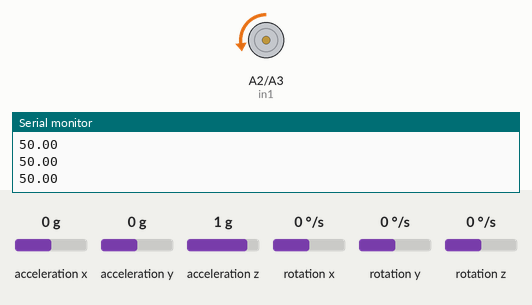
A sketch run on a simulated Arduino Uno, built with avr-gcc and run on an emulated ATmega328P. Shown: motor-driver pin pairs drawn as motors (green arrow = first pin HIGH = forward, orange = second pin HIGH = backward, longer = more drive, scaled by the enable pin), the last lines printed to the serial monitor. Inputs (shaded band) come from the test bench; at power-on: acceleration y 0 g, acceleration x 0 g, acceleration z 1 g, rotation x 0 °/s, rotation y 0 °/s, rotation z 0 °/s.

Above: at 3.2 s.
3.3 s: acceleration y set to -1.4 g
At 4.5 s:
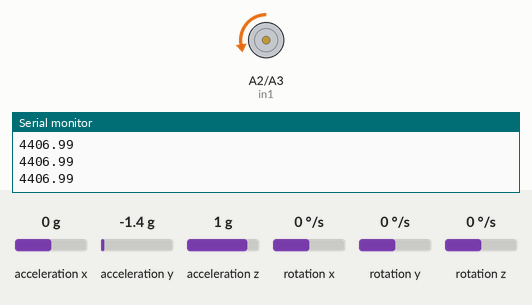
4.8 s: acceleration x set to -1.4 g
At 5.7 s:
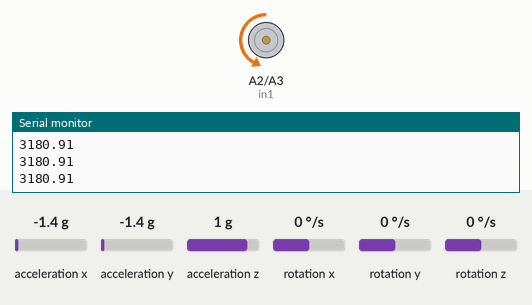
6.3 s: acceleration z set to -0.8 g
At 7.1 s:
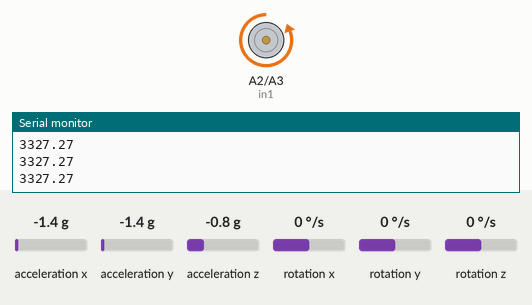
7.8 s: acceleration y set to 0.8 g
At 8.1 s:
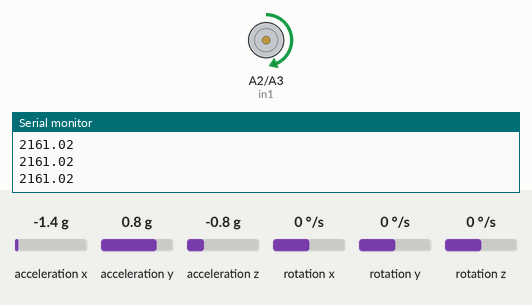
9.3 s: acceleration x set to -0.8 g
At 10.4 s:
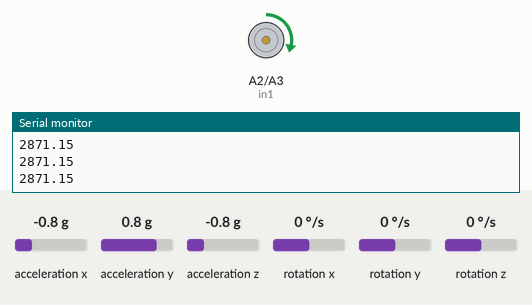
10.8 s: acceleration y set to 1.4 g
At 11.4 s:
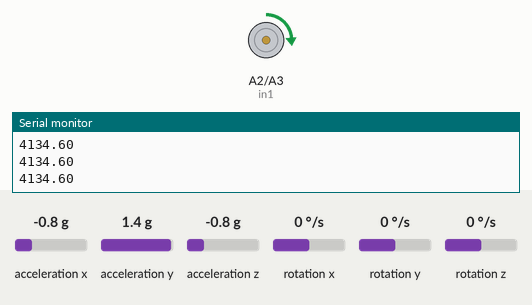
Timing chart, 0 to 13.3 s (numbered marks = the images above; inputs shaded):
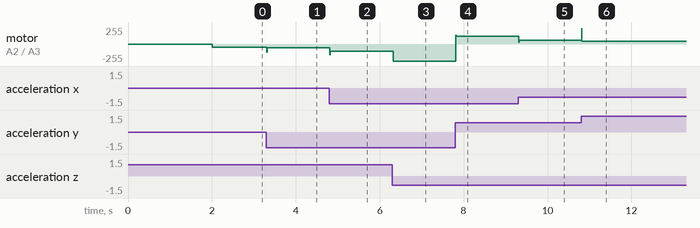

The sketch:

changing_balancepoint.ino
```cpp
#include "Wire.h"
#include <MPU6050_light.h>
#define in1 A2
#define in2 A3
#define enA 6
MPU6050 mpu(Wire);
unsigned long timer = 0;
float desiredAngle = 0.0;
float off = 50;
float Kpr = 80; //50

float Kpy = 0;//7; //10
float Kir = 0; //1.5
float Kiy = 0;  //1
float kdr = 3.5;
float Kdy = 0;
float prevError_yaw = 0.0;
float prevError_roll = 0.0;
float integral_roll = 0.0;
float integral_yaw = 0.0;

void dc_motor_init(){
  pinMode(enA, OUTPUT);
  pinMode(in1, OUTPUT);
  pinMode(in2, OUTPUT);
  digitalWrite(in1, LOW);
  digitalWrite(in2, LOW);
}

void motor_control(float pwm) {
  if (pwm < 0) {
    digitalWrite(in1, HIGH);
    digitalWrite(in2, LOW);
    pwm = -pwm;
  } else {
    digitalWrite(in1, LOW);
    digitalWrite(in2, HIGH);
  }
  pwm = off + pwm;

  Serial.println(pwm);

  analogWrite(enA, pwm);
}

void setup() {
  dc_motor_init();
  Serial.begin(9600);
  Wire.begin();

  byte status = mpu.begin();
  Serial.print(F("MPU6050 status: "));
  Serial.println(status);
  while(status!=0){ } // stop everything if could not connect to MPU6050

  Serial.println(F("Calculating offsets, do not move MPU6050"));
  mpu.calcOffsets();
  delay(1000);
  // mpu.upsideDownMounting = true; // uncomment this line if the MPU6050 is mounted upside-down
  Serial.println("Done!\n");

}

void loop() {
  mpu.update();

  // if((millis()-timer)>10){ // print data every 10ms

  // timer = millis();
  float currentAngle_roll = (mpu.getAngleX());
  float currentAngle_yaw = (mpu.getAngleZ());
    if(currentAngle_yaw > 180)
    currentAngle_yaw -=360;
    else if(currentAngle_yaw < -180)
      currentAngle_yaw +=360;
    if(currentAngle_yaw > 20 ){
    currentAngle_yaw = 20;
  }
  else if(currentAngle_yaw < -20 ){
    currentAngle_yaw = -20;
  }
  //   float currentAngle_roll = mpu.getAngleX();
  // float currentAngle_yaw = mpu.getAngleZ();

  float error_yaw = 0 - currentAngle_yaw;
  float derivative = error_yaw - prevError_yaw;
  integral_yaw += error_yaw;
  desiredAngle = -Kpy * error_yaw + Kdy*derivative - Kiy*integral_yaw;
  float error_roll = desiredAngle - currentAngle_roll;

  integral_roll += error_roll;
  float dr = error_roll - prevError_roll;
  float output;

  // if (currentAngle_roll < 2 && currentAngle_roll > -2){
  output =  ( Kpr * error_roll + + Kir * integral_roll  - kdr*dr); //+ Kpy * error_yaw + Kiy * integral_yaw - Kdy * derivative;
  // Serial.println(currentAngle_yaw);
  // // output = yaw_corr;
  // // Serial.println(output);
  // }
  // else{
  //   output = Kpr * error_roll + + Kir * integral_roll  - kdr*dr;

  //   Serial.println(output);
  // }
  // // Serial.println(output);
  motor_control(output);
  prevError_yaw = error_yaw;
  prevError_roll = error_roll;
  // timer = millis();
// }
}
```

Measured:
- after the input at 3.3 s, motor on A2 (in1) / A3 (in2): backward 50/255 → backward 54/255 at once
- after the input at 4.8 s, motor on A2 (in1) / A3 (in2): backward 54/255 → backward 108/255 at once
- after the input at 6.3 s, motor on A2 (in1) / A3 (in2): backward 108/255 → backward 255/255 at once
- after the input at 7.8 s, motor on A2 (in1) / A3 (in2): backward 255/255 → forward 113/255 at once
- after the input at 9.3 s, motor on A2 (in1) / A3 (in2): forward 113/255 → forward 55/255 at once
- after the input at 10.8 s, motor on A2 (in1) / A3 (in2): forward 55/255 → forward 38/255 at once
